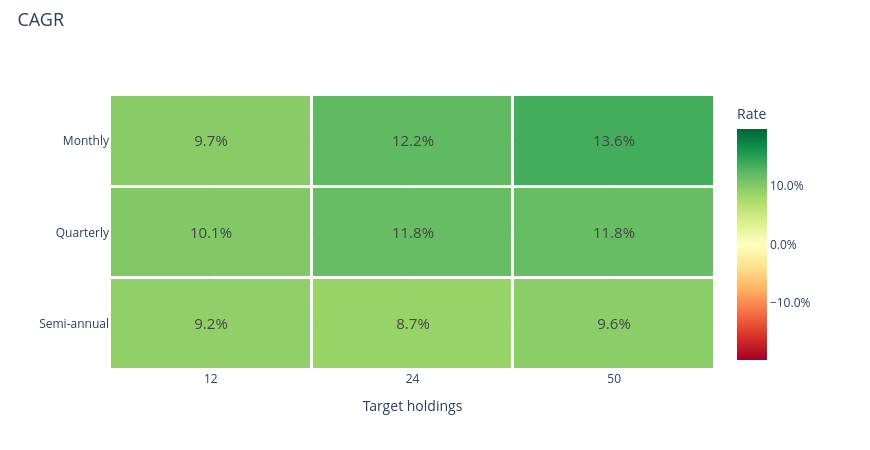

The notebook cell this image was saved under:
### Markdown cell above
### CAGR

### Code cell
research.heatmap('cagr')

### Figure 1 — Plotly figure (JSON) as saved in the notebook; plotly's stock layout.template omitted (floating-point values rounded to 4 significant figures)
{"data": [{"colorbar": {"tickformat": ".1%", "title": {"text": "Rate"}}, "colorscale": [[0.0, "rgb(165,0,38)"], [0.1, "rgb(215,48,39)"], [0.2, "rgb(244,109,67)"], [0.3, "rgb(253,174,97)"], [0.4, "rgb(254,224,139)"], [0.5, "rgb(255,255,191)"], [0.6, "rgb(217,239,139)"], [0.7, "rgb(166,217,106)"], [0.8, "rgb(102,189,99)"], [0.9, "rgb(26,152,80)"], [1.0, "rgb(0,104,55)"]], "text": [["9.7%", "12.2%", "13.6%"], ["10.1%", "11.8%", "11.8%"], ["9.2%", "8.7%", "9.6%"]], "textfont": {"size": 15}, "texttemplate": "%{text}", "type": "heatmap", "x": ["12", "24", "50"], "xgap": 3, "y": ["Monthly", "Quarterly", "Semi-annual"], "ygap": 3, "z": [[0.09686, 0.1218, 0.1359], [0.1015, 0.1177, 0.118], [0.09168, 0.08746, 0.09563]], "zmax": 0.1971, "zmid": 0.0, "zmin": -0.1971}], "layout": {"height": 450, "hovermode": "closest", "legend": {"font": {"size": 12}, "itemclick": "toggle", "itemdoubleclick": "toggleothers", "x": 1.025, "y": 1}, "margin": {"b": 80, "l": 110, "r": 155, "t": 95}, "title": {"font": {"size": 18}, "text": "CAGR", "x": 0.02, "y": 0.97}, "width": 870, "xaxis": {"title": {"text": "Target holdings"}}, "yaxis": {"autorange": "reversed"}}}
